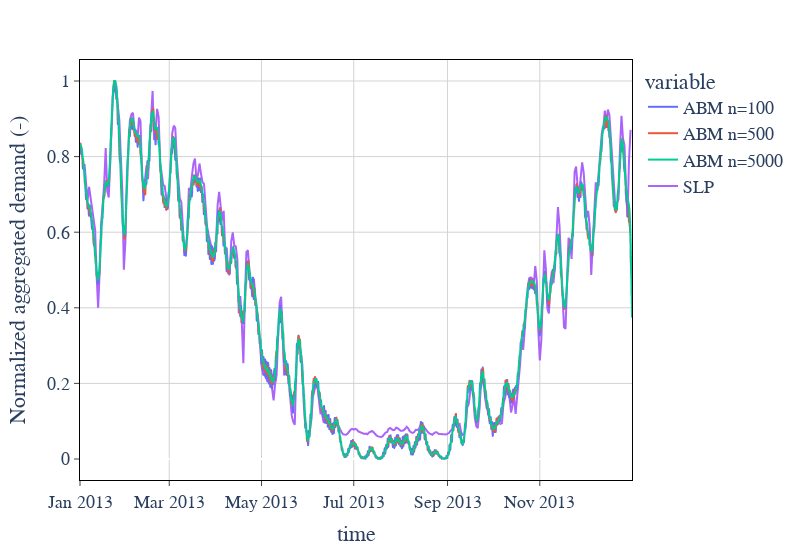

Notebook code cell kept with this figure:
### Code cell
import plotly.graph_objects as go
from figures import sciencify_plotly_fig

if "week" in plot_frame.columns:
    plot_frame.drop("week", axis=1, inplace=True)
fig = px.line(plot_frame)
fig.add_trace(go.Scatter(x=ot_daily_ref.index, y=ot_daily_ref["daily"]/ot_daily_ref["daily"].max(), name="SLP"), )
# fig = px.line(plot_frame_l.reset_index(), x="time",color="variable", y="value", facet_col="week")
# fig.update_xaxes(matches=None)
# fig.add_trace(go.Scatter(x=ot_daily_ref.index, y=ot_daily_ref["daily"]/ot_daily_ref["daily"].max(), name="BDEW"), col=1, row=1)
# fig.add_trace(go.Scatter(x=ot_daily_ref.index, y=ot_daily_ref["daily"]/ot_daily_ref["daily"].max(), name="BDEW"), col=2, row=1)

fig = sciencify_plotly_fig(fig)
fig.update_layout(yaxis_title="Normalized aggregated demand (-)", width=800)

### Figure 1 — Plotly figure (JSON) as saved in the notebook; plotly's stock layout.template omitted (floating-point values rounded to 4 significant figures; data arrays with more than 128 entries replaced by an {"elided": "..."} marker saying what was removed)
{"data": [{"hovertemplate": "variable=ABM n=100<br>time=%{x}<br>value=%{y}<extra></extra>", "legendgroup": "ABM n=100", "line": {"color": "#636efa", "dash": "solid"}, "marker": {"symbol": "circle"}, "mode": "lines", "name": "ABM n=100", "showlegend": true, "type": "scattergl", "x": {"elided": "8760 str values"}, "xaxis": "x", "y": {"elided": "8760 float values"}, "yaxis": "y"}, {"hovertemplate": "variable=ABM n=500<br>time=%{x}<br>value=%{y}<extra></extra>", "legendgroup": "ABM n=500", "line": {"color": "#EF553B", "dash": "solid"}, "marker": {"symbol": "circle"}, "mode": "lines", "name": "ABM n=500", "showlegend": true, "type": "scattergl", "x": {"elided": "8760 str values"}, "xaxis": "x", "y": {"elided": "8760 float values"}, "yaxis": "y"}, {"hovertemplate": "variable=ABM n=5000<br>time=%{x}<br>value=%{y}<extra></extra>", "legendgroup": "ABM n=5000", "line": {"color": "#00cc96", "dash": "solid"}, "marker": {"symbol": "circle"}, "mode": "lines", "name": "ABM n=5000", "showlegend": true, "type": "scattergl", "x": {"elided": "8760 str values"}, "xaxis": "x", "y": {"elided": "8760 float values"}, "yaxis": "y"}, {"name": "SLP", "type": "scatter", "x": {"elided": "365 str values"}, "y": {"elided": "365 float values"}}], "layout": {"font": {"family": "cm", "size": 18}, "legend": {"title": {"text": "variable"}, "tracegroupgap": 0}, "margin": {"t": 60}, "plot_bgcolor": "white", "width": 800, "xaxis": {"anchor": "y", "domain": [0, 1], "gridcolor": "lightgrey", "linecolor": "black", "mirror": true, "showline": true, "ticks": "outside", "title": {"text": "time"}}, "yaxis": {"anchor": "x", "domain": [0, 1], "gridcolor": "lightgrey", "linecolor": "black", "mirror": true, "showline": true, "ticks": "outside", "title": {"text": "Normalized aggregated demand (-)"}}}}
